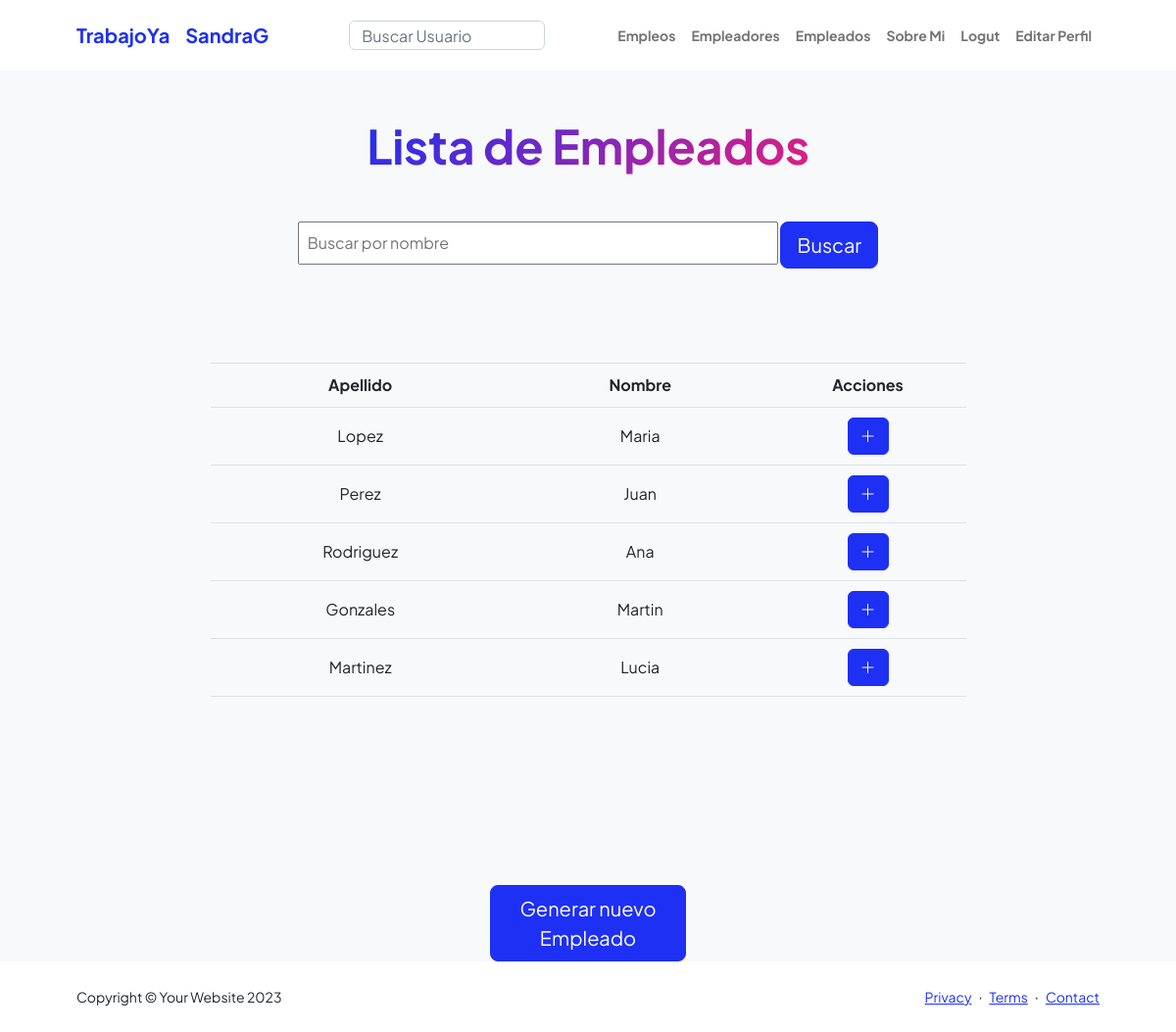
/lista_empleados/ (signed in), run on the app's committed database.
### aplicacion/models.py (models this page shows)
class Curriculum(models.Model):
    nombre = models.CharField(max_length=50)
    apellido = models.CharField(max_length=50)
    mail = models.EmailField()
    presentacion = models.TextField()
    experiencia = models.TextField()
    estudios = models.CharField(max_length=256)
    user = models.ForeignKey(User, on_delete=models.CASCADE)

### aplicacion/views.py (the view)
# urls.py: path('lista_empleados/', lista_empleados, name='lista_empleados'),
def lista_empleados(request):
    curriculums = Curriculum.objects.all()
    nombre_buscado = request.GET.get('nombre')
    if nombre_buscado:
        curriculums = curriculums.filter(nombre__icontains=nombre_buscado)
    return render(request, 'aplicacion/lista_empleados.html', {'curriculums': curriculums})

### aplicacion/templates/aplicacion/lista_empleados.html (shortened to what this page needs)
{% extends 'aplicacion/base.html' %}
{% block titulo %}
    <div class="text-center mb-5">
        <h1 class="display-5 fw-bolder mb-0"><span class="text-gradient d-inline">Lista de Empleados</span></h1>
    </div>
{% endblock titulo %}
{% block filtro %}
<form action="{% url 'lista_empleos' %}" method="GET" class="text-center">
    <input type="text" name="cargo" placeholder="Buscar por nombre" class="mx-auto p-2" style="width: 490px;">
    <button type="submit" class="btn btn-primary btn-lg mx-auto p-2" style="width: 100px;">Buscar</button>
</form>
{% endblock filtro %}
{% block informacion %}
<section class="py-5">
    <section class="py-5">
        <div class="row gx-5 justify-content-center">
            <div class="col-lg-4 col-xl-12">
                <table class="custom-table">
                    <thead>
                        <tr>
                            <th class="text-center">Apellido</th>
                            <th class="text-center">Nombre</th>
                            <th class="acciones-column">Acciones</th>
                        </tr>
                    </thead>
                    <tbody>
                        {% for curriculum in curriculums %}
                                <tr>
                                    <td class="text-center">{{ curriculum.apellido }}</td>
                                    <td class="text-center">{{ curriculum.nombre }}</td>
                                    <td >
                                        <a href="{% url 'detalle_empleado' curriculum.id %}" class="btn btn-primary">
                                            <i class="bi bi-plus-lg"></i>
                                    </a>
                                </td>
                            </tr>
                        {% endfor %}
                    </tbody>
                </table>
            </div>
        </div>
    </section>
{% endblock informacion %}
{% block final %}
    <a href="{% url 'empleadoForm' %}"  class = "btn btn-primary btn-lg opacity-95 mx-auto p-2" style="width: 200px;">Generar nuevo Empleado</a>
{% endblock final %}

### aplicacion/templates/aplicacion/base.html (shortened to what this page needs)
<!DOCTYPE html>
<html lang="en">
    <head>
        {% load static %}
        <link href="https://cdn.jsdelivr.net/npm/bootstrap-icons@1.8.1/font/bootstrap-icons.css" rel="stylesheet" />
        <link href="https://cdn.jsdelivr.net/npm/bootstrap@5.3.1/dist/css/bootstrap.min.css" rel="stylesheet" />
        <link href="{% static 'aplicacion/css/styles.css' %}" rel="stylesheet" />
    </head>
    <body class="d-flex flex-column h-100 bg-light">
        <main class="flex-shrink-0">
            <nav class="navbar navbar-expand-lg navbar-light bg-white py-3">
                <div class="container px-5">
                    <a class="navbar-brand" href="/inicio/" id="enlace-inicio" ><span class="fw-bolder text-primary">TrabajoYa</span></a>
                    {% if user.is_authenticated %}
                        <a class="navbar-brand" href="/perfil/" id="enlace-inicio" ><span class="fw-bolder text-primary">{{user.username}}</span></a>
                    {% endif %}
                    <div class="collapse navbar-collapse" id="navbarSupportedContent">
                        <ul class="navbar-nav ms-auto mb-2 mb-lg-0 small fw-bolder">
                            <form action="{% url 'lista_usuarios' %}" method="GET" class="text-center">
                                <input type="text" name="username" placeholder="Buscar Usuario" class="form-control form-end" style="width: 200px; height:30px;">
                            </form>
                         </ul>
                        <ul class="navbar-nav ms-auto mb-2 mb-lg-0 small fw-bolder">
                           <li class="nav-item"><a class="nav-link" href="/lista_empleos/" id="enlace-empleos">Empleos</a></li>
                           <li class="nav-item"><a class="nav-link" href="/lista_empleadores/" id="enlace-empleadores">Empleadores</a></li>
                            <li class="nav-item"><a class="nav-link" href="/lista_empleados/" id="enlace-empleados">Empleados</a></li>
                            <li class="nav-item"><a class="nav-link" href="/sobreMi/" id="enlace-empleados">Sobre Mi</a></li>
                            {% if user.is_authenticated %}
                                <li class="nav-item"><a class="nav-link" href="/logout/" id="enlace-logout">Logut</a></li>
                                <li class="nav-item"><a class="nav-link" href="/editar_perfil/" id="enlace-editarPerfil">Editar Perfil</a></li>
                            {% else %}
                                <li class="nav-item"><a class="nav-link" href="/login/" id="enlace-login">Login</a></li>
                                <li class="nav-item"><a class="nav-link" href="/registro/" id="enlace-registro">Registro</a></li>
                            {% endif %}
                        </ul>
                    </div>
                </div>
            </nav>
            <div class="container px-5 my-5">
                {% block titulo %}{% endblock titulo %}
                <div class="row gx-5 justify-content-center">
                    <div class="col-lg-11 col-xl-9 col-xxl-8">
                        <section>
                            {% block filtro %}{% endblock filtro %}
                            {% block informacion %}{% endblock informacion %}
                        <div class="pb-5"></div>
                    </div>
                </div>
            </div>
        </main>
        {% block final %}
        {% endblock final %}
        <footer class="bg-white py-4 mt-auto">
            <div class="container px-5">
                <div class="row align-items-center justify-content-between flex-column flex-sm-row">
                    <div class="col-auto"><div class="small m-0">Copyright &copy; Your Website 2023</div></div>
                    <div class="col-auto">
                        <a class="small" href="#!">Privacy</a>
                        <span class="mx-1">&middot;</span>
                        <a class="small" href="#!">Terms</a>
                        <span class="mx-1">&middot;</span>
                        <a class="small" href="#!">Contact</a>
                    </div>
                </div>
            </div>
        </footer>
    </body>
</html>

### aplicacion/templates/aplicacion/lista_empleados.html (style rules this page uses)
.custom-table { width: 100%; border-collapse: collapse; text-align: center; }
.custom-table th, .custom-table td { padding: 10px; border-top: 1px solid #dee2e6; border-bottom: 1px solid #dee2e6; }
.custom-table th:first-child, .custom-table td:first-child { border-left: none; }
.custom-table th:last-child, .custom-table td:last-child { border-right: none; }
.acciones-column { width: 200px; }

### data on the page
Curriculum: apellido "Lopez", nombre "Maria"
Curriculum: apellido "Perez", nombre "Juan"
Curriculum: apellido "Rodriguez", nombre "Ana"
Curriculum: apellido "Gonzales", nombre "Martin"
Curriculum: apellido "Martinez", nombre "Lucia"

### other printed values
{{ user.username }} "SandraG"
